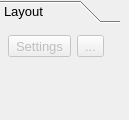
         <widget class="QWidget" name="layoutMode_Page">
          <widget class="QToolBox" name="layout_ToolBox">
           <property name="enabled">
            <bool>true</bool>
           </property>
           <property name="geometry">
            <rect>
             <x>0</x>
             <y>0</y>
             <width>120</width>
             <height>111</height>
            </rect>
           </property>
           <property name="sizePolicy">
            <sizepolicy hsizetype="Preferred" vsizetype="Maximum">
             <horstretch>1</horstretch>
             <verstretch>0</verstretch>
            </sizepolicy>
           </property>
           <property name="minimumSize">
            <size>
             <width>120</width>
             <height>0</height>
            </size>
           </property>
           <property name="maximumSize">
            <size>
             <width>16777215</width>
             <height>16777215</height>
            </size>
           </property>
           <property name="font">
            <font>
             <pointsize>10</pointsize>
            </font>
           </property>
           <property name="toolTip">
            <string/>
           </property>
           <property name="currentIndex">
            <number>0</number>
           </property>
           <property name="tabSpacing">
            <number>4</number>
           </property>
           <widget class="QWidget" name="layout_Page">
            <property name="geometry">
             <rect>
              <x>0</x>
              <y>0</y>
              <width>120</width>
              <height>82</height>
             </rect>
            </property>
            <attribute name="icon">
             <iconset resource="share/resources/toolicon.qrc">
              <normaloff>:/toolicon/32x32/layout_toolbox.png</normaloff>:/toolicon/32x32/layout_toolbox.png</iconset>
            </attribute>
            <attribute name="label">
             <string>Layout</string>
            </attribute>
            <attribute name="toolTip">
             <string>Layout</string>
            </attribute>
            <layout class="QFormLayout" name="formLayout_15">
             <property name="fieldGrowthPolicy">
              <enum>QFormLayout::AllNonFixedFieldsGrow</enum>
             </property>
             <property name="verticalSpacing">
              <number>4</number>
             </property>
             <property name="leftMargin">
              <number>8</number>
             </property>
             <property name="topMargin">
              <number>8</number>
             </property>
             <property name="rightMargin">
              <number>8</number>
             </property>
             <property name="bottomMargin">
              <number>8</number>
             </property>
             <item row="0" column="0">
              <widget class="QToolButton" name="layoutSettings_ToolButton">
               <property name="enabled">
                <bool>false</bool>
               </property>
               <property name="toolTip">
                <string>New Print Layout (N, L)</string>
               </property>
               <property name="text">
                <string>Settings</string>
               </property>
               <property name="icon">
                <iconset resource="share/resources/toolicon.qrc">
                 <normaloff>:/toolicon/32x32/layout_settings.png</normaloff>:/toolicon/32x32/layout_settings.png</iconset>
               </property>
               <property name="iconSize">
                <size>
                 <width>32</width>
                 <height>32</height>
                </size>
               </property>
               <property name="checkable">
                <bool>true</bool>
               </property>
              </widget>
             </item>
             <item row="0" column="1">
              <widget class="QToolButton" name="exportLayout_ToolButton">
               <property name="enabled">
                <bool>false</bool>
               </property>
               <property name="toolTip">
                <string>Export Layout (E, L)</string>
               </property>
               <property name="text">
                <string notr="true">...</string>
               </property>
               <property name="icon">
                <iconset resource="share/resources/toolicon.qrc">
                 <normaloff>:/toolicon/32x32/export.png</normaloff>:/toolicon/32x32/export.png</iconset>
               </property>
               <property name="iconSize">
                <size>
                 <width>32</width>
                 <height>32</height>
                </size>
               </property>
               <property name="checkable">
                <bool>true</bool>
               </property>
              </widget>
             </item>
            </layout>
           </widget>
          </widget>
         </widget>
